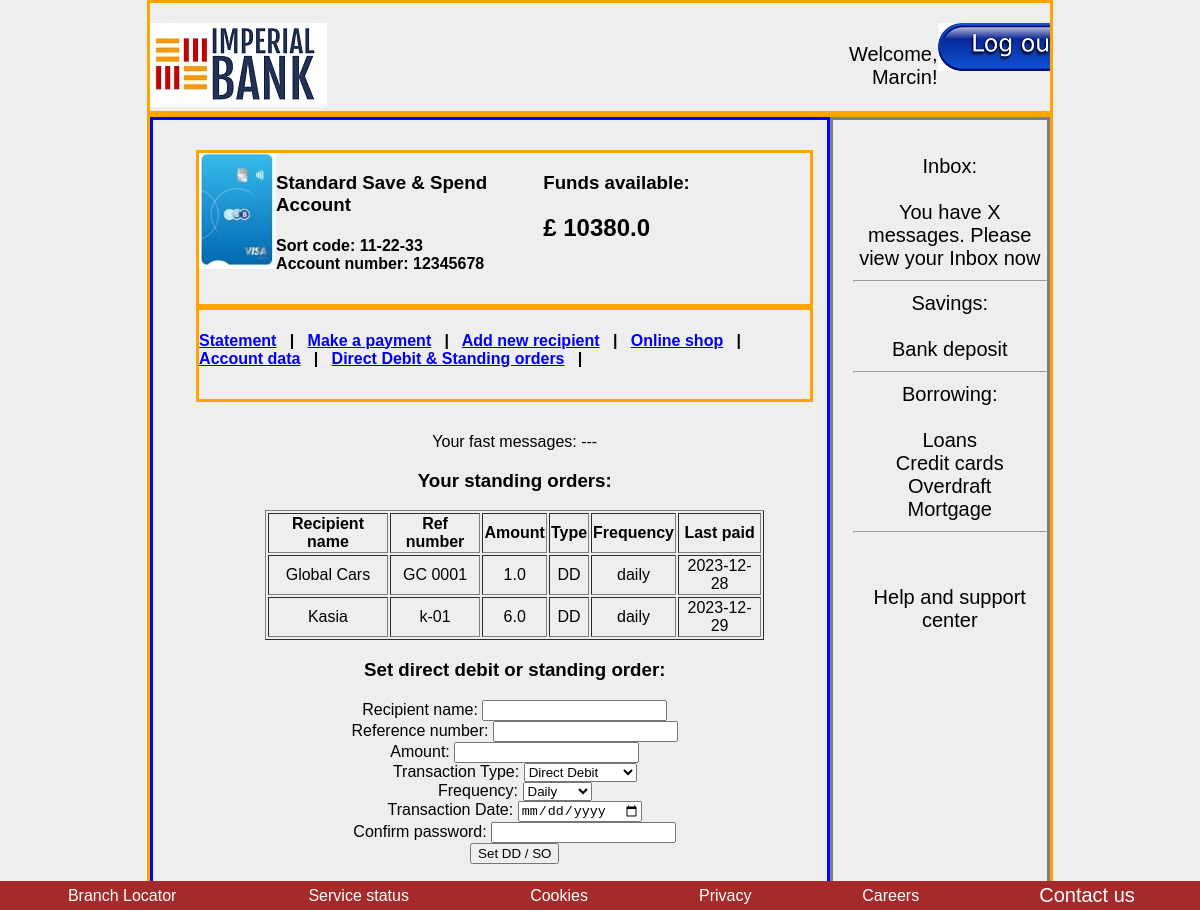
The app's page /direct_debit_standing_orders (signed in) with its own data.
### models/models.py (models this page shows, shortened)
class Users(db.Model, UserMixin):
    id = db.Column(db.Integer, primary_key=True)
    username = db.Column(db.String(50), unique=True, nullable=False)
    password_hash = db.Column(db.String(128), nullable=False)
    role = db.Column(db.String(20), nullable=False, default='client')
    email = db.Column(db.String(120), unique=True, nullable=False)
    phone_number = db.Column(db.String(20), nullable = False)
    country = db.Column(db.String(50))
    transactions = db.relationship('Transaction', backref='user', lazy=True)

class Transaction(db.Model):
    user_id = db.Column(db.Integer, db.ForeignKey('users.id'), nullable=False)
    id = db.Column(db.Integer, primary_key=True)
    transaction_date = db.Column(db.Date, default=date.today)
    transaction_type = db.Column(db.String(20), nullable=False)
    sort_code = db.Column(db.String(10), nullable=False)
    account_number = db.Column(db.String(20), nullable=False)
    transaction_description = db.Column(db.String(255) , nullable=False)
    debit_amount = db.Column(db.Float)
    credit_amount = db.Column(db.Float)
    balance = db.Column(db.Float, nullable=False)

class DDSO(db.Model):
    id = db.Column(db.Integer, primary_key=True)
    user_id = db.Column(db.Integer, db.ForeignKey('users.id'), nullable=False)
    amount = db.Column(db.Float, nullable=False)
    recipient = db.Column(db.String(50),  nullable=False)
    reference_number = db.Column(db.String(100), nullable=False)
    next_payment_date = db.Column(db.Date, nullable=False)
    transaction_type = db.Column(db.String(20), nullable=False)
    frequency = db.Column(db.String(50))  # np. 'monthly'

### routes/transfer.py (the view, shortened to what this page needs)
@ddso_bp.route('/direct_debit_standing_orders', methods=['GET', 'POST'])
@login_required
def ddso():
    user_transactions = Transaction.query.filter_by(user_id=current_user.id).all()
    user_dd_so = DDSO.query.filter_by(user_id=current_user.id).all()
    last_transaction = Transaction.query.filter_by(user_id=current_user.id).order_by(Transaction.id.desc()).first()
    form = DDSOForm()
    return render_template('ddso.html', form=form, user=current_user, all_transactions=user_transactions, all_dd_so=user_dd_so,  last_transaction=last_transaction)

### forms/forms.py
class DDSOForm(FlaskForm):
    amount = FloatField('Amount', validators=[DataRequired(), NumberRange(min=0)])
    recipient = StringField('Recipient', validators=[DataRequired()])
    reference_number = StringField('Reference number', validators=[DataRequired()])
    next_payment_date = DateField('Next payment date', format='%Y-%m-%d', validators=[DataRequired()])
    transaction_type = SelectField('Transaction type', choices=[('DD', 'Direct Debit'), ('SO', 'Standing Order')], validators=[DataRequired()])
    frequency = SelectField('Frequency', choices=[('monthly', 'Monthly'), ('daily', 'Daily')], validators=[DataRequired()])
    confirm_password = PasswordField('Confirm Password', validators=[DataRequired()])
    submit = SubmitField('Add DD / SO')

### app.py (called while the page is built)
@app.before_request
def initialize_database():
    db.create_all()
    session.permanent = True

@login_manager.user_loader
def load_user(user_id):
    return Users.query.get(int(user_id))

### templates/ddso.html (shortened to what this page needs)
{% extends 'base2.html' %}
{% block precontent %}
{% with messages = get_flashed_messages() %}
{% if not messages %}
    <p>Your fast messages: ---</p>
{% endif %}
{% endwith %}
<h3>Your standing orders: </h3>
<table border="1" class="center-table">
    <thead>
    <tr>
        <th>Recipient name</th>
        <th>Ref number</th>
        <th>Amount</th>
        <th>Type</th>
        <th>Frequency</th>
        <th>Last paid</th>
    </tr>
    </thead>
    <tbody>
    {% for dd_so in all_dd_so %}
        <tr>
        <td>{{ dd_so.recipient }}</td>
        <td>{{ dd_so.reference_number }}</td>
        <td>{{ dd_so.amount }}</td>
        <td>{{ dd_so.transaction_type }}</td>
        <td>{{ dd_so.frequency }}</td>
        <td>{{ dd_so.next_payment_date }}</td>
        </tr>
    {% endfor %}
    </tbody>
</table>
<h3>Set direct debit or standing order:</h3>
<form action="{{ url_for('ddso_bp.ddso') }}" method="post" role="form">
    <label for="recipient">Recipient name:</label>
    <input type="text" id="recipient" name="recipient" required><br>
    <label for="reference_number">Reference number:</label>
    <input type="text" id="reference_number" name="reference_number" required><br>
    <label for="amount">Amount:</label>
    <input type="number" step="0.01" id="amount" name="amount" required><br>
    <label for="transaction_type">Transaction Type:</label>
    <select id="transaction_type" name="transaction_type" def required>
        <option value="DD">Direct Debit</option>
    </select><br>
    <label for="frequency">Frequency:</label>
    <select id="frequency" name="frequency" def required>
        <option value="daily">Daily</option>
    </select><br>
    <label for="next_payment_date">Transaction Date:</label>
    <input type="date" id="next_payment_date" name="next_payment_date" required><br>
    <label for="confirm_password">Confirm password:</label>
    <input type="password" id="confirm_password" name="confirm_password" required><br>
    <input type="submit" value="Set DD / SO"><br>
</form>
{% endblock %}

### templates/base2.html (shortened to what this page needs)
<!DOCTYPE html>
<html lang="en">
<head>
    <link rel="stylesheet" href="{{ url_for('static', filename='styles.css') }}">
</head>
<body>
    <header>
        <div class="container5">
            <div class="left4">
                <img src="static/imperial-bank-2.jpg" alt="Imperial Bank">
            </div>
            <div class="right4">
                <p>Welcome, {{ current_user.username }}!</p>
            </div>
            <div class="right4">
                <a href="{{ url_for('logout') }}"><img src="static/logout.jpg"> </a>
            </div>
        </div>
    </header>
    <main>
        <div class="container5">
            <div class="left5">
                <div class="container100">
                    <div class="visa">
                        <img src="static/visa.jpg">
                    </div>
                    <div class="visa2">
                        <h3>Standard Save & Spend Account</h3>
                        <h4>Sort code: {{ last_transaction.sort_code }}  <br>
                        Account number: {{ last_transaction.account_number }}</h4>
                    </div>
                    <div class="visa3">
                        <h3>Funds available:</h3>
                        <h2> £ {{ last_transaction.balance }}</h2>
                    </div>
                </div>
                <div class="container100">
                    <h4><a href="{{ url_for('dashboard') }}"> Statement</a>  &nbsp | &nbsp
                    <a href="{{ url_for('make_payment') }}"> Make a payment</a>  &nbsp | &nbsp
                    <a href="{{ url_for('add_recipient') }}"> Add new recipient</a>  &nbsp | &nbsp
                    <a href="{{ url_for('online_shop') }}"> Online shop</a>  &nbsp | &nbsp &nbsp
                    <a href="{{ url_for('account_data') }}"> Account data</a>  &nbsp | &nbsp
                    <a href="{{ url_for('ddso_bp.ddso') }}"> Direct Debit & Standing orders</a>  &nbsp | &nbsp </h4>
                </div>
                <div class="center">
                    {% block precontent%}
                    {%  endblock %}
                </div>
            </div>
            <div class="right5">
                <div class="center">
                    Inbox: <br><br>
                    You have X messages. Please view your Inbox now<br>
                    <hr>
                    Savings: <br><br>
                    Bank deposit <br>
                    <hr>
                    Borrowing: <br><br>
                    Loans <br>
                    Credit cards <br>
                    Overdraft <br>
                    Mortgage <br>
                    <hr> <br>
                    <p>Help and support center</p>
                </div>
            </div>
        </div>
    </main>
    <footer>
        <table class="footer">
            <tr>
                <td  class="center2">
                    Branch Locator
                </td>
                <td class="center2">
                    Service status
                </td>
                <td class="center2">
                    Cookies
                </td>
                <td class="center2">
                    Privacy
                </td>
                <td class="center2">
                    Careers
                </td>
                <td class="center2">
                    <a href="contact_us" class="link">Contact us</a>
                </td>
            </tr>
        </table>
    </footer>
</body>
</html>

### static/styles.css (style rules this page uses)
body { font-family: 'Arial', sans-serif; margin: 0; padding: 0; background-color: #eee; }
.center { margin-left: auto; margin-right: auto; padding-left: 20px; padding-top: 15px; text-align: center; }
.center-table { margin-left: auto; margin-right: auto; text-align: center; width: 80%; }
.center2 { padding-left: 30px; padding-right: 30px; align-self: center; }
.footer { position: fixed; left: 0; bottom: 0; width: 100%; background-color: brown; color: white; text-align: center; }
.link { color: white; font-size: 20px; transition: color 2s ease; text-decoration: none; }
.left4 { flex: 6; text-align: left; padding-top: 20px; }
.right4 { flex: 1; text-align: right; justify-content: right; overflow: auto; padding-top: 20px; font-size: 20px; }
.container5 { display: flex; justify-content: space-between; margin: 0 auto; max-width: 75%; border-color: orange; border-style: solid; }
.left5 { flex: 3; text-align: left; padding-top: 30px; padding-left: 30px; padding-bottom: 40px; border-color: blue; border-style: solid; }
.right5 { flex: 1; text-align: right; justify-content: right; overflow: auto; padding-top: 20px; font-size: 20px; border-color: grey; border-style: solid; }
.container100 { display: flex; justify-content: space-between; margin: 0 auto; max-width: 95%; border-color: orange; border-style: solid; padding-bottom: 10px; }
.visa { flex: 1; }
.visa2 { flex: 4; }
.visa3 { flex: 4; }

### records on screen
Users: username "Marcin"
Transaction: sort_code "11-22-33", account_number "12345678", balance "10380.0"
DDSO: recipient "Global Cars", reference_number "GC 0001", amount "1.0", transaction_type "DD", frequency "daily", next_payment_date "2023-12-28"
DDSO: recipient "Kasia", reference_number "k-01", amount "6.0", transaction_type "DD", frequency "daily", next_payment_date "2023-12-29"
